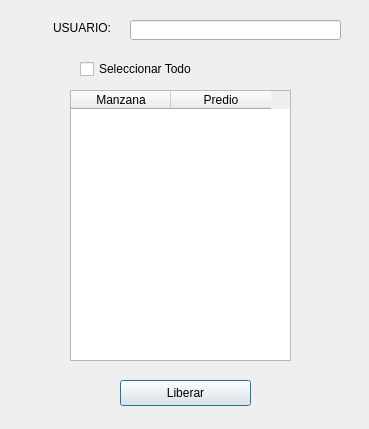
<?xml version="1.0" encoding="UTF-8"?>
<ui version="4.0">
 <class>VentanaAsignacionRevisionDialogBase</class>
 <widget class="QDialog" name="VentanaAsignacionRevisionDialogBase">
  <property name="geometry">
   <rect>
    <x>0</x>
    <y>0</y>
    <width>369</width>
    <height>429</height>
   </rect>
  </property>
  <property name="windowTitle">
   <string>VentanaAsignacionRevision</string>
  </property>
  <widget class="QLineEdit" name="fldUsuario">
   <property name="geometry">
    <rect>
     <x>130</x>
     <y>20</y>
     <width>211</width>
     <height>20</height>
    </rect>
   </property>
  </widget>
  <widget class="QPushButton" name="btnLiberar">
   <property name="geometry">
    <rect>
     <x>120</x>
     <y>380</y>
     <width>131</width>
     <height>26</height>
    </rect>
   </property>
   <property name="text">
    <string>Liberar</string>
   </property>
  </widget>
  <widget class="QLabel" name="lblUsuario">
   <property name="geometry">
    <rect>
     <x>10</x>
     <y>20</y>
     <width>101</width>
     <height>16</height>
    </rect>
   </property>
   <property name="text">
    <string>&lt;html&gt;&lt;head/&gt;&lt;body&gt;&lt;p align=&quot;right&quot;&gt;USUARIO:&lt;/p&gt;&lt;/body&gt;&lt;/html&gt;</string>
   </property>
  </widget>
  <widget class="QCheckBox" name="chkTodo">
   <property name="geometry">
    <rect>
     <x>80</x>
     <y>60</y>
     <width>121</width>
     <height>18</height>
    </rect>
   </property>
   <property name="text">
    <string>Seleccionar Todo</string>
   </property>
  </widget>
  <widget class="QTableWidget" name="tablaMazPred">
   <property name="geometry">
    <rect>
     <x>70</x>
     <y>90</y>
     <width>221</width>
     <height>271</height>
    </rect>
   </property>
   <column>
    <property name="text">
     <string>Manzana</string>
    </property>
   </column>
   <column>
    <property name="text">
     <string>Predio</string>
    </property>
   </column>
  </widget>
 </widget>
 <resources/>
 <connections/>
</ui>
